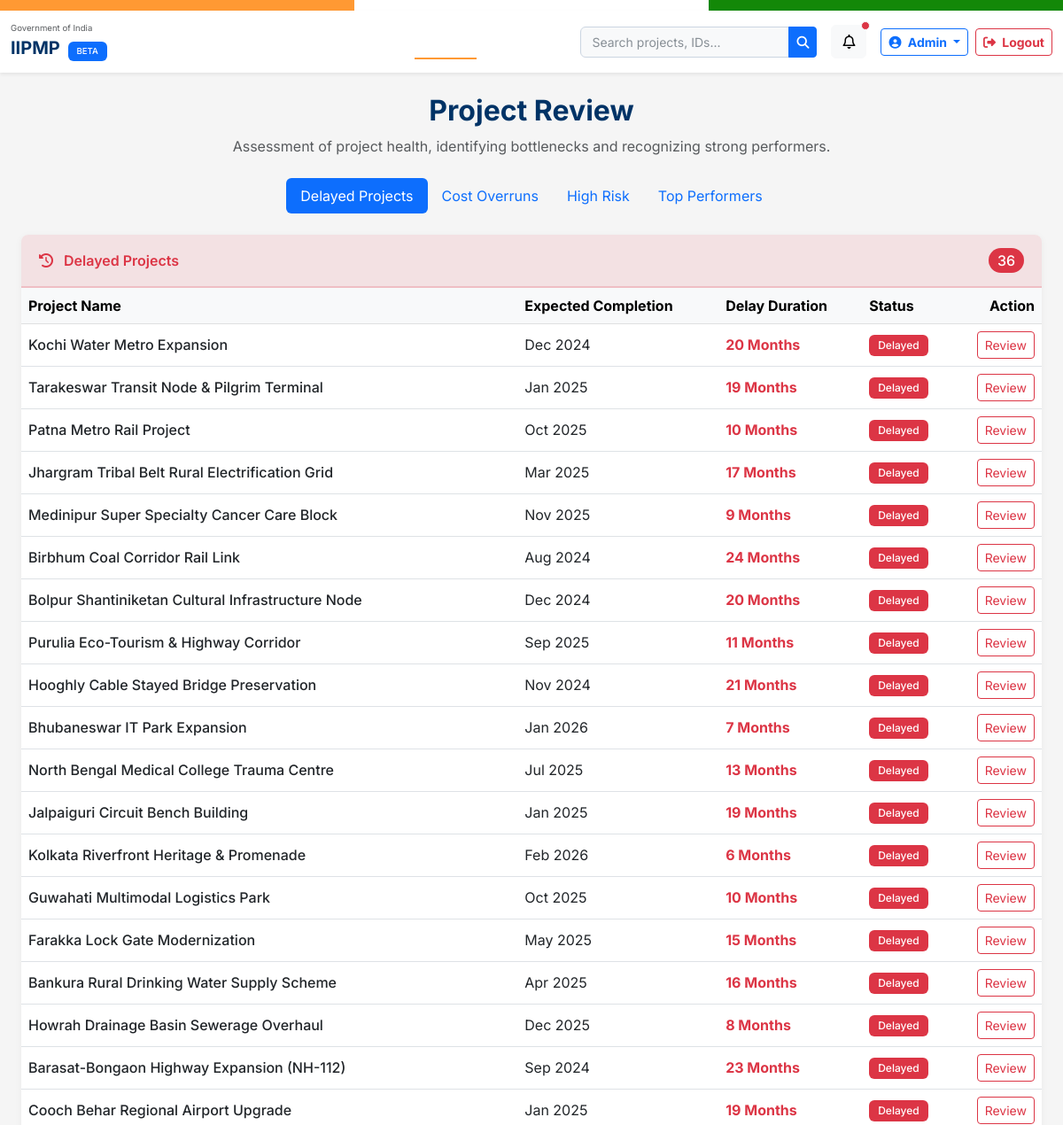
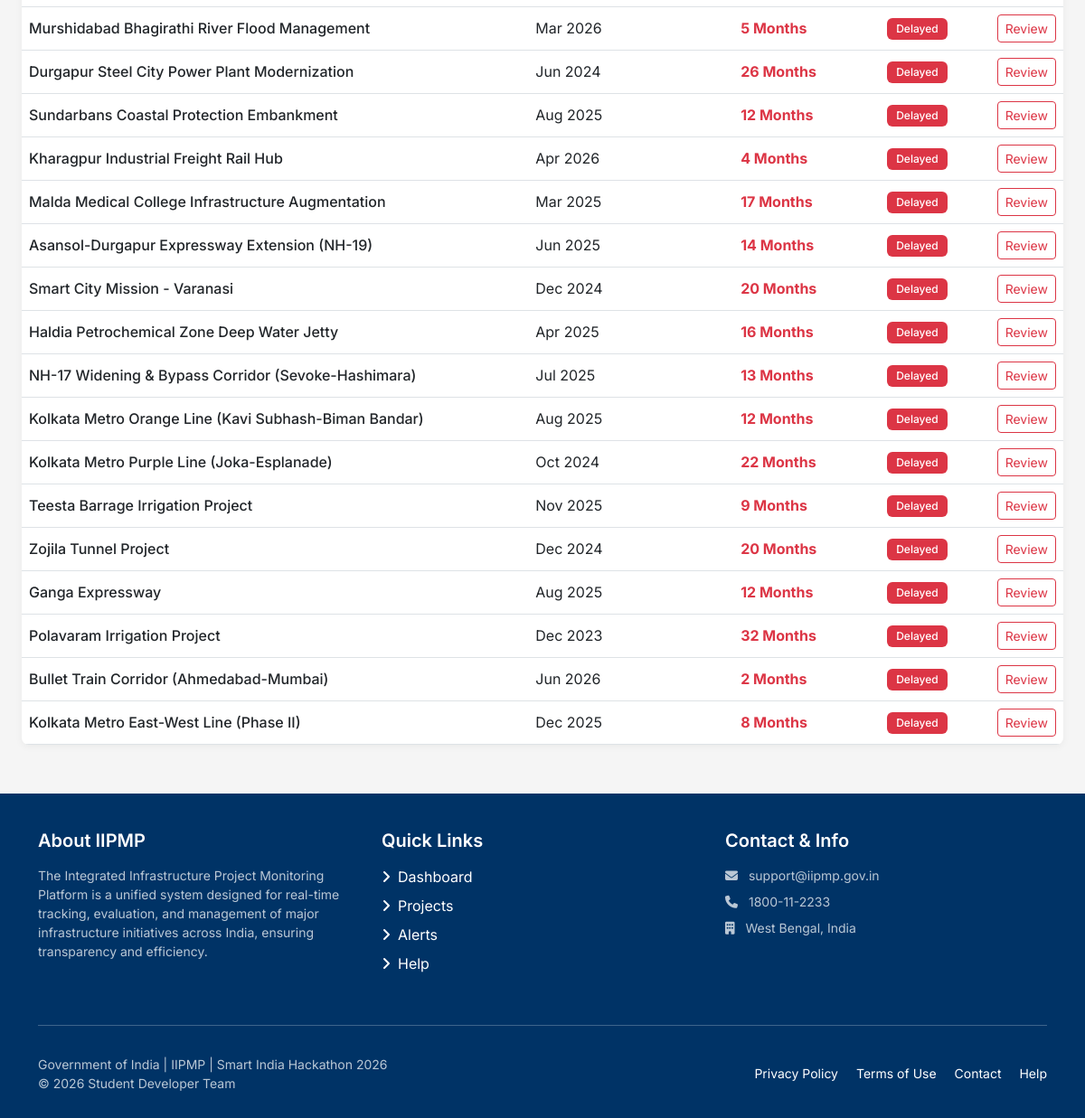
The page /review/ on the database as committed earlier (2 pictures, top to bottom).
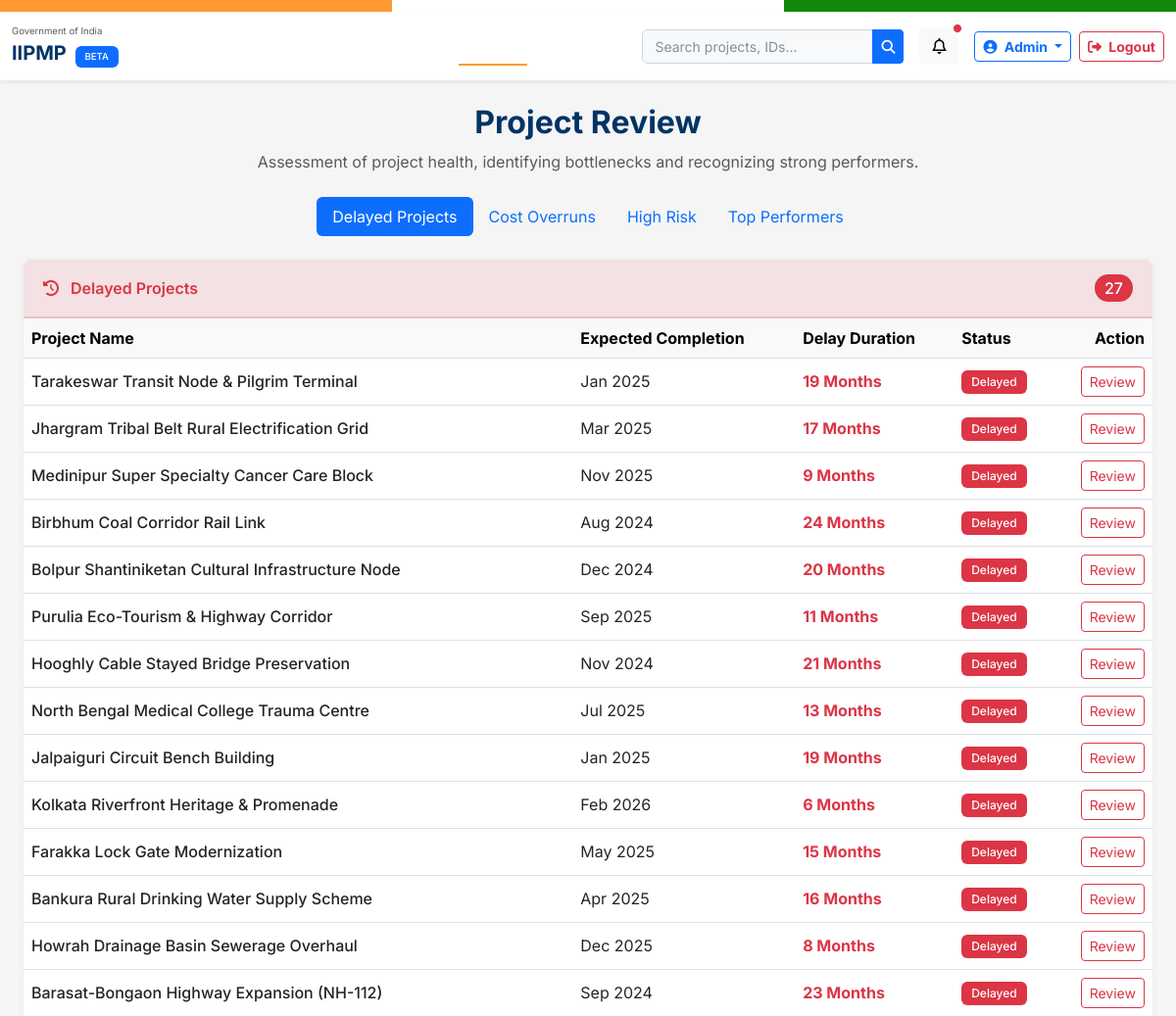
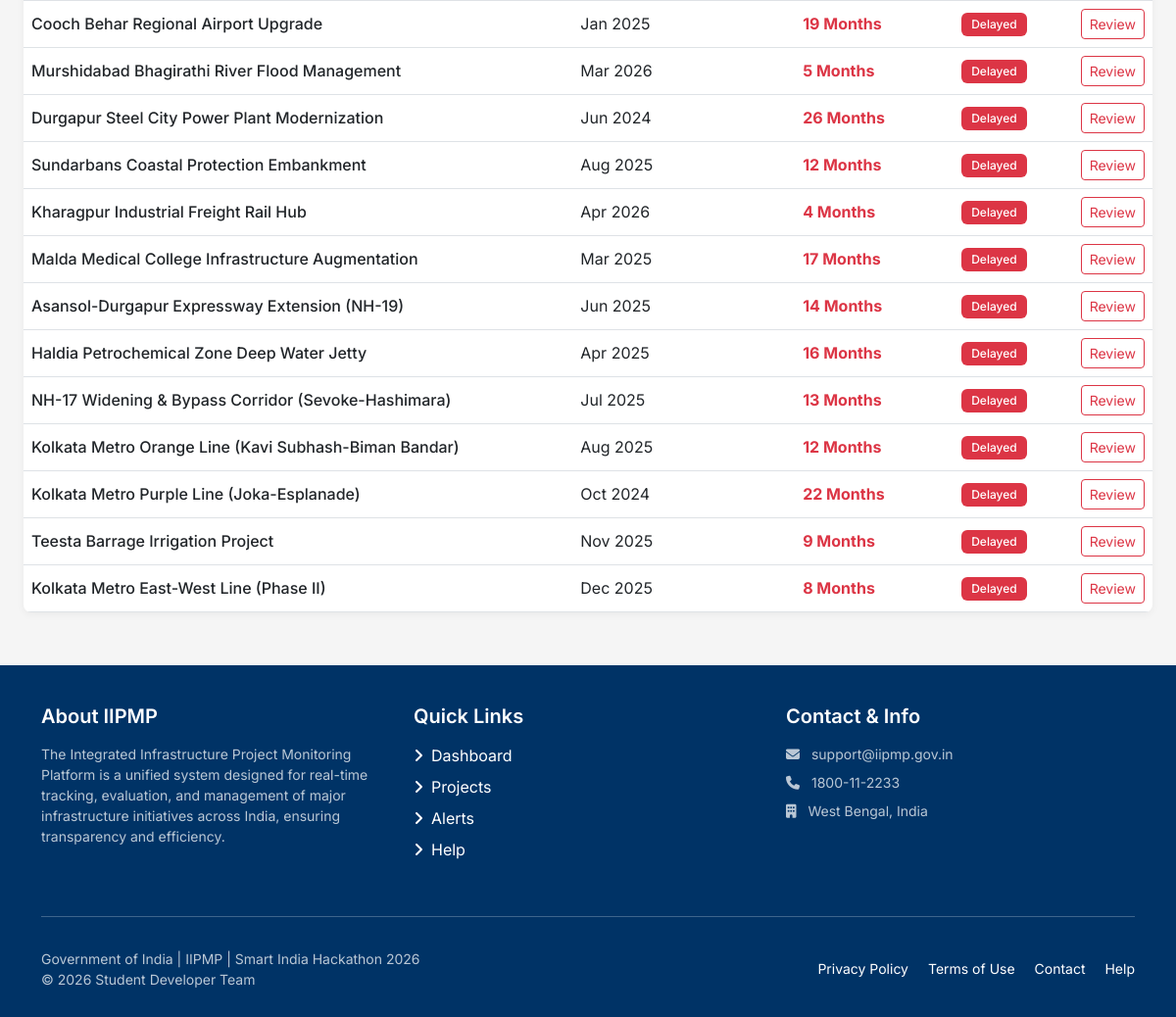
The same page on the database as committed later (2 pictures, top to bottom).
### monitoring/models.py (models this page shows, shortened)
class Project(models.Model):
    project_id = models.CharField(max_length=20, unique=True)
    name = models.CharField(max_length=300)
    ministry = models.CharField(max_length=200)
    department = models.CharField(max_length=200, blank=True, default='')
    state = models.CharField(max_length=100)
    district = models.CharField(max_length=100, blank=True, default='')
    implementing_agency = models.CharField(max_length=300)
    approved_cost = models.DecimalField(max_digits=12, decimal_places=2)
    revised_cost = models.DecimalField(max_digits=12, decimal_places=2, null=True, blank=True)
    expenditure = models.DecimalField(max_digits=12, decimal_places=2, default=0)
    start_date = models.DateField()
    expected_completion = models.DateField()
    physical_progress = models.DecimalField(max_digits=5, decimal_places=2, default=0)
    financial_progress = models.DecimalField(max_digits=5, decimal_places=2, default=0)
    status = models.CharField(max_length=20, choices=STATUS_CHOICES, default='not_started')
    risk_level = models.CharField(max_length=10, choices=RISK_CHOICES, default='low')
    description = models.TextField(blank=True, default='')
    created_at = models.DateTimeField(auto_now_add=True)
    updated_at = models.DateTimeField(auto_now=True)
    @property
    def delay_months(self):
        today = date.today()
        if self.status in ['ongoing', 'delayed'] and self.expected_completion < today:
            diff = today - self.expected_completion
            return diff.days // 30
        return 0
    class Meta:
        ordering = ['-updated_at']

### monitoring/views.py (the view)
# urls.py: path('review/', views.review, name='review'),
def review(request):
    today = date.today()
    delayed_projects = Project.objects.filter(Q(status='delayed') | (Q(status='ongoing') & Q(expected_completion__lt=today)))
    overrun_projects = []
    for p in Project.objects.all():
        if p.revised_cost and p.revised_cost > p.approved_cost:
            overrun_projects.append(p)
    high_risk_projects = Project.objects.filter(risk_level='high')
    good_projects = []
    for p in Project.objects.filter(status='ongoing', risk_level='low'):
        if p.physical_progress >= p.expected_progress:
            good_projects.append(p)
    context = {
        'delayed_projects': delayed_projects,
        'overrun_projects': overrun_projects,
        'high_risk_projects': high_risk_projects,
        'good_projects': good_projects
    }
    return render(request, 'review.html', context)

### templates/review.html (shortened to what this page needs)
{% extends 'base.html' %}
{% load static %}
{% block nav_review %}active{% endblock %}
{% block content %}
<div class="container-fluid py-4 px-4">
    <div class="mb-4 text-center">
        <h2 class="fw-bold" style="color: #003366;">Project Review</h2>
        <p class="text-muted">Assessment of project health, identifying bottlenecks and recognizing strong performers.</p>
    </div>
    <ul class="nav nav-pills mb-4 justify-content-center" id="reviewTabs" role="tablist">
        <li class="nav-item" role="presentation">
            <button class="nav-link active" id="delayed-tab" data-bs-toggle="tab" data-bs-target="#delayed" type="button" role="tab">Delayed Projects</button>
        </li>
        <li class="nav-item" role="presentation">
            <button class="nav-link" id="overrun-tab" data-bs-toggle="tab" data-bs-target="#overrun" type="button" role="tab">Cost Overruns</button>
        </li>
        <li class="nav-item" role="presentation">
            <button class="nav-link" id="risk-tab" data-bs-toggle="tab" data-bs-target="#risk" type="button" role="tab">High Risk</button>
        </li>
        <li class="nav-item" role="presentation">
            <button class="nav-link" id="good-tab" data-bs-toggle="tab" data-bs-target="#good" type="button" role="tab">Top Performers</button>
        </li>
    </ul>
    <div class="tab-content" id="reviewTabsContent">
        <div class="tab-pane fade show active" id="delayed" role="tabpanel" tabindex="0">
            <div class="review-card">
                <div class="review-header header-delayed">
                    <span><i class="fa-solid fa-clock-rotate-left me-2"></i> Delayed Projects</span>
                    <span class="badge badge-delayed rounded-pill fs-6">{{ delayed_projects|length }}</span>
                </div>
                <div class="table-responsive">
                    <table class="table table-hover align-middle mb-0">
                        <thead class="table-light">
                            <tr>
                                <th>Project Name</th>
                                <th>Expected Completion</th>
                                <th>Delay Duration</th>
                                <th>Status</th>
                                <th class="text-end">Action</th>
                            </tr>
                        </thead>
                        <tbody>
                            {% for project in delayed_projects %}
                            <tr>
                                <td class="fw-medium">{{ project.name }}</td>
                                <td>{{ project.expected_completion|date:"M Y" }}</td>
                                <td><span class="text-danger fw-bold">{{ project.delay_months }} Months</span></td>
                                <td><span class="badge bg-danger">Delayed</span></td>
                                <td class="text-end"><a href="{% url 'project_detail' project.project_id|default:project.id %}" class="btn btn-sm btn-outline-danger">Review</a></td>
                            </tr>
                            {% empty %}
                            <tr><td colspan="5" class="text-center py-4 text-muted">No delayed projects found. Excellent!</td></tr>
                            {% endfor %}
                        </tbody>
                    </table>
                </div>
            </div>
        </div>
    </div>
</div>
{% endblock %}

### templates/base.html (shortened to what this page needs)
<!DOCTYPE html>
<html lang="en">
<head>
    <link href="https://cdn.jsdelivr.net/npm/bootstrap@5.3.0/dist/css/bootstrap.min.css" rel="stylesheet">
    <link rel="stylesheet" href="https://cdnjs.cloudflare.com/ajax/libs/font-awesome/6.4.0/css/all.min.css">
    {% load static %}
    <link rel="stylesheet" href="{% static 'css/style.css' %}">
</head>
<body>
    <div class="gov-stripe">
        <div class="saffron"></div>
        <div class="white"></div>
        <div class="green"></div>
    </div>
    <nav class="navbar navbar-expand-lg navbar-light bg-white shadow-sm sticky-top" id="siteNavbar">
        <div class="container-fluid">
            <a class="navbar-brand d-flex align-items-center" href="{% url 'dashboard' %}">
                <div>
                    <small class="d-block text-muted" style="font-size: 0.6rem; font-weight: normal;">Government of India</small>
                    IIPMP <span class="badge bg-primary ms-1" style="font-size: 0.6rem;">BETA</span>
                </div>
            </a>
            <div class="collapse navbar-collapse" id="mainNav">
                <ul class="navbar-nav me-auto mb-2 mb-lg-0">
                    <li class="nav-item">
                        <a class="nav-link {% block nav_dashboard %}{% endblock %}" href="{% url 'dashboard' %}">Dashboard</a>
                    </li>
                    <li class="nav-item">
                        <a class="nav-link {% block nav_projects %}{% endblock %}" href="{% url 'project_list' %}">Projects</a>
                    </li>
                    <li class="nav-item">
                        <a class="nav-link {% block nav_analytics %}{% endblock %}" href="{% url 'analytics' %}">Analytics</a>
                    </li>
                    <li class="nav-item">
                        <a class="nav-link {% block nav_budget %}{% endblock %}" href="{% url 'budget' %}">Budget</a>
                    </li>
                    <li class="nav-item">
                        <a class="nav-link {% block nav_review %}{% endblock %}" href="{% url 'review' %}">Review</a>
                    </li>
                    <li class="nav-item">
                        <a class="nav-link {% block nav_alerts %}{% endblock %}" href="{% url 'alerts' %}">Alerts</a>
                    </li>
                    <li class="nav-item">
                        <a class="nav-link {% block nav_help %}{% endblock %}" href="{% url 'help' %}">Help</a>
                    </li>
                </ul>
                <div class="d-flex align-items-center" id="navAuthSection">
                    <form class="d-flex me-3 search-container position-relative" action="{% url 'project_list' %}" method="GET" id="globalSearchForm" style="min-width: 260px;">
                        <div class="input-group input-group-sm">
                            <input class="form-control" type="search" placeholder="Search projects, IDs..." aria-label="Search" id="globalSearch" name="search" autocomplete="off" value="{{ request.GET.search|default:'' }}">
                            <button class="btn btn-primary" type="submit" title="Search"><i class="fa-solid fa-magnifying-glass"></i></button>
                        </div>
                    </form>
                    <a href="{% url 'alerts' %}" class="btn btn-light position-relative me-3" title="Alerts Feed">
                        <i class="fa-regular fa-bell"></i>
                        {% block alert_count %}
                        <span class="position-absolute top-0 start-100 translate-middle p-1 bg-danger border border-light rounded-circle">
                        </span>
                        {% endblock %}
                    </a>
                    <div class="dropdown me-2" id="navUserDropdownArea">
                        <button class="btn btn-outline-primary dropdown-toggle btn-sm fw-bold" type="button" id="userMenuDropdown" data-bs-toggle="dropdown" aria-expanded="false">
                            <i class="fa-solid fa-user-circle me-1"></i> <span id="navUserEmailDisplay">Admin</span>
                        </button>
                    </div>
                    <button onclick="iipmpLogout(event)" class="btn btn-outline-danger btn-sm fw-bold" id="navLogoutBtn" title="Sign out of portal">
                        <i class="fa-solid fa-right-from-bracket me-1"></i> Logout
                    </button>
                </div>
            </div>
        </div>
    </nav>
    <main class="min-vh-100">
        {% block content %}{% endblock %}
    </main>
    <footer class="footer mt-auto" id="siteFooter">
        <div class="container">
            <div class="row mb-4">
                <div class="col-md-4 mb-3">
                    <h5 class="text-white mb-3">About IIPMP</h5>
                    <p class="text-light opacity-75 small">The Integrated Infrastructure Project Monitoring Platform is a unified system designed for real-time tracking, evaluation, and management of major infrastructure initiatives across India, ensuring transparency and efficiency.</p>
                </div>
                <div class="col-md-4 mb-3">
                    <h5 class="text-white mb-3">Quick Links</h5>
                    <ul class="list-unstyled">
                        <li><a href="{% url 'dashboard' %}"><i class="fa-solid fa-angle-right me-2"></i>Dashboard</a></li>
                        <li><a href="{% url 'project_list' %}"><i class="fa-solid fa-angle-right me-2"></i>Projects</a></li>
                        <li><a href="{% url 'alerts' %}"><i class="fa-solid fa-angle-right me-2"></i>Alerts</a></li>
                        <li><a href="{% url 'help' %}"><i class="fa-solid fa-angle-right me-2"></i>Help</a></li>
                    </ul>
                </div>
                <div class="col-md-4 mb-3">
                    <h5 class="text-white mb-3">Contact & Info</h5>
                    <ul class="list-unstyled text-light opacity-75 small">
                        <li class="mb-2"><i class="fa-solid fa-envelope me-2"></i> support@iipmp.gov.in</li>
                        <li class="mb-2"><i class="fa-solid fa-phone me-2"></i> 1800-11-2233</li>
                        <li><i class="fa-solid fa-building me-2"></i> West Bengal, India</li>
                    </ul>
                </div>
            </div>
            <hr class="border-light opacity-25">
            <div class="row align-items-center pt-3 pb-2">
                <div class="col-md-6 text-center text-md-start small text-light opacity-75">
                    Government of India | IIPMP | Smart India Hackathon 2026<br>
                    &copy; 2026 Student Developer Team
                </div>
                <div class="col-md-6 text-center text-md-end mt-3 mt-md-0 small">
                    <a href="{% url 'help' %}" class="me-3">Privacy Policy</a>
                    <a href="{% url 'help' %}" class="me-3">Terms of Use</a>
                    <a href="{% url 'help' %}" class="me-3">Contact</a>
                    <a href="{% url 'help' %}">Help</a>
                </div>
            </div>
        </div>
    </footer>
</body>
</html>

### static/css/style.css (style rules this page uses)
:root { --primary: #003366; --primary-light: #004488; --primary-dark: #002244; --secondary: #FF9933; --secondary-light: #FFB366; --accent: #138808; --accent-light: #1AA00A; --bg-white: #FFFFFF; --bg-light: #F5F5F5; --bg-surface: #F8F9FA; --text-primary: #1A1A2E; --text-secondary: #6C757D; --danger: #DC3545; --warning: #FFC107; --success: #28A745; --info: #17A2B8; }
body { font-family: 'Inter', sans-serif; background-color: var(--bg-light); color: var(--text-primary); scroll-behavior: smooth; }
.navbar { background-color: var(--primary); color: var(--bg-white); box-shadow: 0 4px 6px rgba(0, 0, 0, 0.1); }
.navbar-brand { color: var(--bg-white) !important; font-weight: 700; display: flex; align-items: center; gap: 8px; }
.navbar .nav-link { color: rgba(255, 255, 255, 0.85) !important; transition: all 0.3s ease; position: relative; }
.navbar .nav-link::after { content: ''; position: absolute; width: 0; height: 2px; bottom: 0; left: 0; background-color: var(--secondary); transition: width 0.3s ease; }
.navbar .nav-link:hover::after, .navbar .nav-link.active::after { width: 100%; }
.navbar .nav-link.active { color: var(--bg-white) !important; opacity: 1; }
#globalSearch { border-radius: 6px 0 0 6px; background-color: var(--bg-surface); border: 1px solid #cbd5e1; color: var(--text-primary); padding: 6px 12px; }
#globalSearch::placeholder { color: var(--text-secondary); opacity: 0.8; }
.search-container { position: relative; }
.badge { padding: 6px 10px; border-radius: 6px; font-weight: 500; font-size: 0.75rem; }
.badge-delayed { background-color: #DC3545; color: #fff; }
.footer { background-color: #001A33; color: var(--bg-white); padding: 40px 0 0; margin-top: 60px; }
.footer h5 { font-weight: 600; margin-bottom: 16px; color: var(--secondary); }
.footer a { color: rgba(255, 255, 255, 0.7); text-decoration: none; transition: color 0.2s ease; }
.footer ul { list-style: none; padding-left: 0; }
.footer ul li { margin-bottom: 8px; }

### templates/base.html (style rules this page uses)
body { font-family: 'Inter', sans-serif; background-color: #F5F5F5; color: #1A1A2E; }
.gov-stripe { height: 12px; display: flex; }
.gov-stripe .saffron { flex: 1; background-color: #FF9933; }
.gov-stripe .white { flex: 1; background-color: #FFFFFF; }
.gov-stripe .green { flex: 1; background-color: #138808; }
.navbar-brand { font-weight: 700; color: #003366 !important; }
.footer { background-color: #003366; color: #FFFFFF; padding: 40px 0 20px; }
.footer a { color: #FFFFFF; text-decoration: none; }

### templates/review.html (style rules this page uses)
.review-card { border: none; border-radius: 8px; box-shadow: 0 2px 8px rgba(0,0,0,0.05); margin-bottom: 30px; overflow: hidden; }
.review-header { padding: 15px 20px; font-weight: 600; display: flex; justify-content: space-between; align-items: center; }
.header-delayed { background-color: rgba(220,53,69,0.1); color: #DC3545; border-bottom: 2px solid rgba(220,53,69,0.2); }
.badge-delayed { background-color: #DC3545; color: white; }

Rows that differ between the two databases and show on the page:
removed Project: name "Kochi Water Metro Expansion", expected_completion "Dec 2024", delay_months "20"
removed Project: name "Patna Metro Rail Project", expected_completion "Oct 2025", delay_months "10"
removed Project: name "Bhubaneswar IT Park Expansion", expected_completion "Jan 2026", delay_months "7"
removed Project: name "Guwahati Multimodal Logistics Park", expected_completion "Oct 2025", delay_months "10"
removed Project: name "Smart City Mission - Varanasi", expected_completion "Dec 2024", delay_months "20"
removed Project: name "Zojila Tunnel Project", expected_completion "Dec 2024", delay_months "20"
removed Project: name "Ganga Expressway", expected_completion "Aug 2025", delay_months "12"
removed Project: name "Polavaram Irrigation Project", expected_completion "Dec 2023", delay_months "32"
removed Project: name "Bullet Train Corridor (Ahmedabad-Mumbai)", expected_completion "Jun 2026", delay_months "2"
Other text that changed with them:
{{ delayed_projects|length }}: "36" → "27"
